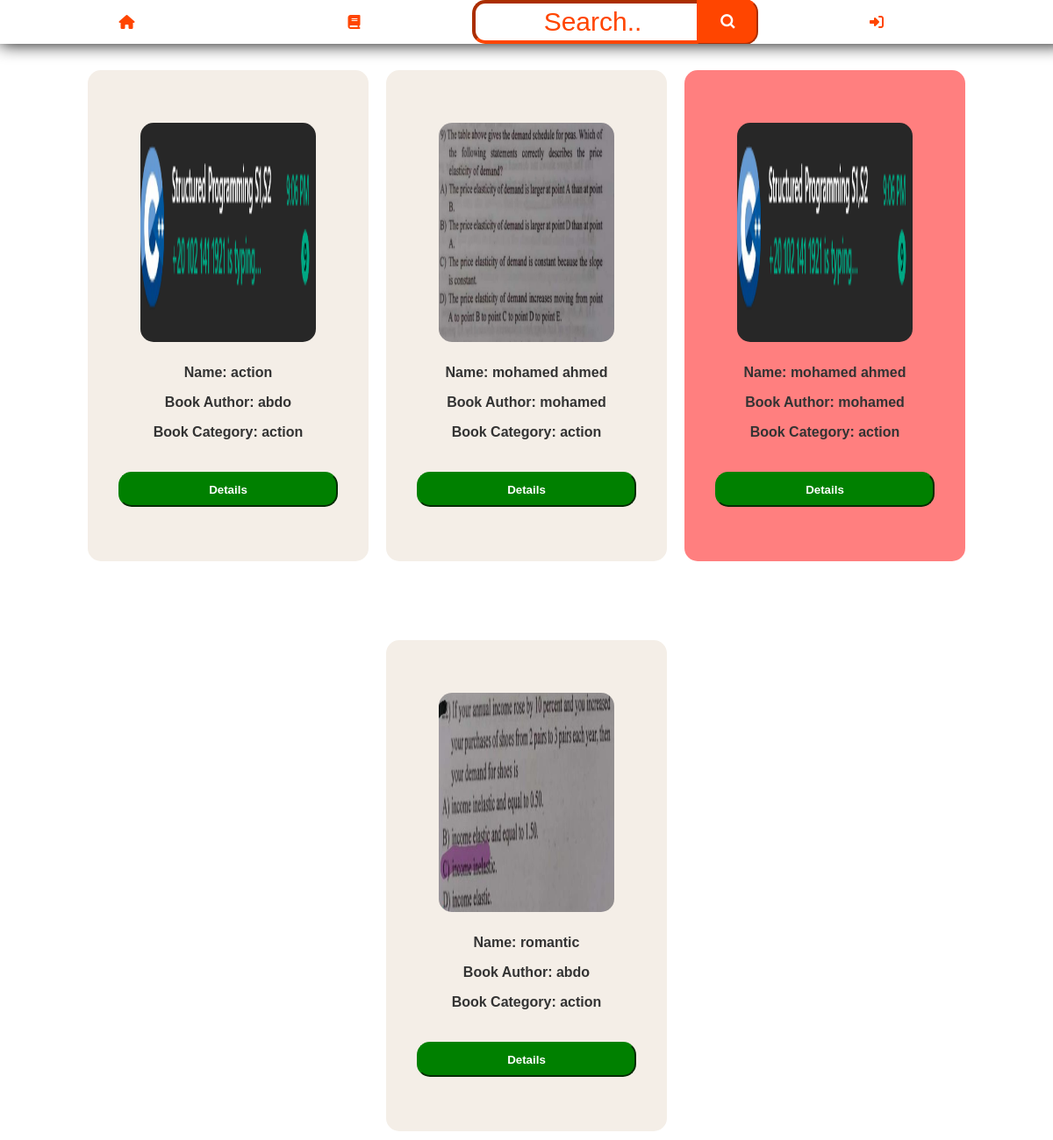
The page / on the database its author committed.
### books/models.py (models this page shows, shortened)
class Book(models.Model):
    name = models.CharField(max_length=50, verbose_name="Title")
    author = models.CharField(max_length=30)
    date = models.DateField(verbose_name="Publishing Date", default=datetime.today())
    category = models.ForeignKey(Category, on_delete=models.PROTECT)
    description = models.TextField(null=True, blank=True)
    image = models.ImageField(upload_to='photos/%y/%m/%d', verbose_name="Cover")
    availability = models.BooleanField(default=True)
    Borrow = models.ForeignKey(User, on_delete=models.CASCADE,null = True,blank=True)
    class Meta:
        ordering = ['category']

class Category(models.Model):
    name = models.CharField(max_length=30)
    def __str__(self):
        return self.name
    class Meta:
        ordering = ['-id']

### pages/views.py (the view)
# urls.py: path('', views.homePage, name='Home'),
def homePage(request):
    current_user = request.user
    isAdmin = current_user.is_staff if current_user.is_authenticated else False
    isNotSignedIn = not current_user.is_authenticated
    return render(request, 'pages/Home.html', {'books':Book.objects.all().order_by('name'), 'cat': Category.objects.all(), 'isAdmin': isAdmin, 'isNotSignedIn': isNotSignedIn})

### templates/pages/Home.html
{% extends 'base.html' %}
{% block content %}
{% if isAdmin %}
    <div id="bookDetails">
        {% if not books %}
            <div id="empty">
                <h1 style="margin-top: 300px;">There Is No Books!<a href="{% url 'addBook' %}">Add Book</a></h1>
            </div>
        {% else %}
            {% for book in books %}
                <div class="book">
                    <a href="{% url 'editBook' book.id %}"><img src="{{book.image.url}}" alt="{{book.name}}"></a>
                    <p>Name: {{book.name}}</p>
                    <p>Book Author: {{book.author}}</p>
                    <p>Book Category: {{book.category}}</p>
                    <a href="{% url 'editBook' book.id %}"><button class="editBtn" style="width: 250px;">Edit</button></a>
                </div>
            {% endfor %}
        {% endif %}
    </div>
{% else %}
    <div id="bookDetails">
        {% if not books %}
            <div id="empty">
                <h1 style="margin-top: 300px;">There Is No Books!</h1>
            </div>
        {% else %}
            {% for book in books %}
                {% if book.availability %}
                    <div class="book">
                {% else %}
                    <div class="book Red" title="Not Available">
                {% endif %}
                    <a href="{% url 'bookDetails' book.id %}"><img src="{{book.image.url}}" alt="{{book.name}}"></a>
                    <p>Name: {{book.name}}</p>
                    <p>Book Author: {{book.author}}</p>
                    <p>Book Category: {{book.category}}</p>
                    <a href="{% url 'bookDetails' book.id %}"><button class="detailsBtn" style="width: 250px;">Details</button></a>
                </div>
            {% endfor %}
        {% endif %}
    </div>
{% endif %}
{% endblock content %}

### templates/base.html (shortened to what this page needs)
{% load static %}
<link rel="stylesheet" href="{% static 'css/homePage.css' %}">
<link rel="stylesheet" href="{% static 'css/navBar.css' %}">
<link rel="stylesheet" href="{% static 'css/viewBooks.css' %}">
<link rel="stylesheet" href="{% static 'css/addBook.css' %}">
<link rel="stylesheet"
    href="https://cdnjs.cloudflare.com/ajax/libs/font-awesome/6.5.1/css/all.min.css"
/>
<link href='https://unpkg.com/boxicons@2.1.4/css/boxicons.min.css' rel='stylesheet'>
{% include 'parts/navBar.html' %}
{% block content %}{% endblock content %}

### templates/parts/navBar.html (shortened to what this page needs)
<nav class="navigationBar">
    <ul>
        <li>
            <a href="{% url 'Home' %}">
                <i class="fa-solid fa-house"></i>
            </a>
        </li>
        <li>
            <a href="{% url 'viewBooks' %}">
                <i class="fa-solid fa-book"></i>
            </a>
        </li>
        <li class="search">
                <form action="{% url  'viewBooks' %}" method="GET">
                    <input type="search" placeholder="Search.." name="search" class="searchBar">
                    <button type="submit" class="Search"><i class="bx bx-search"></i></button>
                </form>
        </li>
{% if isNotSignedIn %}
        <li class="login">
            <a href="{% url 'login' %}">
                <i class="fa-solid fa-right-to-bracket"></i>
            </a>
        </li>
{% endif %}
    </ul>
</nav>

### project/static/css/homePage.css (style rules this page uses)
#bookDetails { display: flex; text-align: center; flex-wrap: wrap; justify-content: center; }
#bookDetails .book, .bookRed { background-color: rgb(244, 238, 231); margin: 10px; margin-top: 80px; width: 320px; height: 560px; max-width: 320px; max-height: 560px; border-radius: 15px; font-family: Arial, Helvetica, sans-serif; font-weight: 800; color: #333; }
#bookDetails .book img { border-radius: 15px; width: 200px; height: 250px; max-width: 250px; margin: 60px; margin-bottom: 10px; }
#bookDetails .Red { background-color: rgba(255, 0, 0, 0.5); }

### project/static/css/navBar.css (style rules this page uses)
.navigationBar ul { position: fixed; top: 0; left: 0; font-family: Arial, Helvetica, sans-serif; width: 100%; height: 50px; text-transform: capitalize; background-color: transparent; box-shadow: 0 0 20px black; backdrop-filter: blur(5px); list-style-type: none; overflow: hidden; margin: auto; padding-left: 15px; }
.fa-solid { font-size: 16px; color: orangered; }
.navigationBar li { float: left; padding: 5px; padding-top: 0; padding-bottom: 0; }
.navigationBar a { font-size: 0px; cursor: pointer; border-radius: 22px; text-decoration-line: none; color: white; display: block; text-align: center; width: 215px; padding: 17px; }
.navigationBar ul .search .searchBar { font-size: 30px; font-family: 500; color: orangered; border-color: orangered; background-color: transparent; height: 50px; width: 300px; border-radius: 15px; border-width: 4px; text-align: center; }
.navigationBar ul .search .searchBar::placeholder { color: orangered; }
.navigationBar ul li .Search { position: relative; background-color: orangered; border-color: orangered; height: 52px; width: 70px; top: -1px; margin-left: -48px; border-radius: 2px 15px 15px 2px; }
.navigationBar ul li .Search i { color: white; font-size: 20px; font-weight: 900; }

### project/static/css/viewBooks.css (style rules this page uses)
#bookDetails .book .detailsBtn,.borrowBtn, .delBtn, .remove, .editBtn { background-color: green; color: white; border-radius: 15px; width: 90px; height: 40px; font-weight: 800; border-color: green; cursor: pointer; margin-top: 20px; }

### rows shown on the page
Book: image (picture), name "action", author "abdo", category "action"
Book: image (picture), name "mohamed ahmed", author "mohamed", category "action"
Book: image (picture), name "mohamed ahmed", author "mohamed", category "action"
Book: image (picture), name "romantic", author "abdo", category "action"
